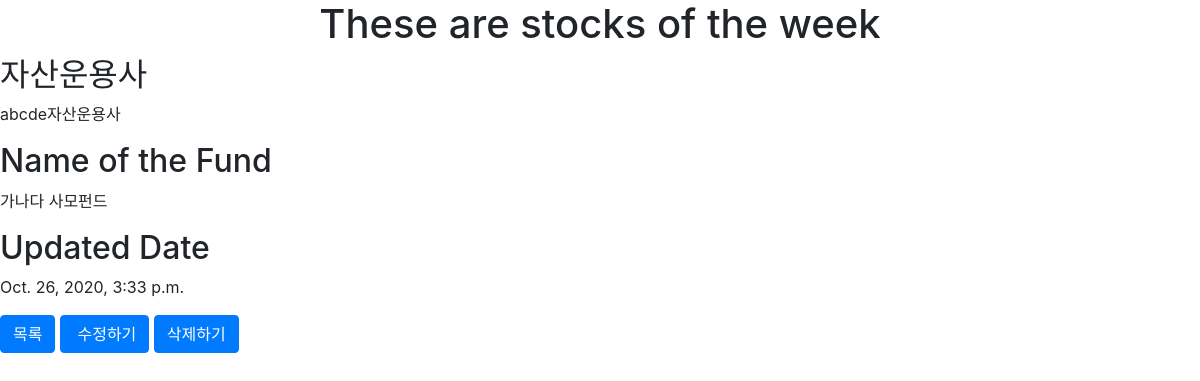
The page /portfolio/1/ on the database its author committed.
### portfolio/models.py (models this page shows, shortened)
class Portfolios(models.Model):
    author = models.CharField(max_length=100)
    body = models.TextField()
    created_at = models.DateTimeField()

### portfolio/views.py (the view)
# urls.py: path('<int:port_id>/', views.detail, name='detail'),
def detail(request, port_id):
    portfolio = Portfolios.objects.get(id=port_id)
    context = {'portfolio': portfolio}
    return render(request, 'portfolio/detail.html', context)

### portfolio/templates/portfolio/detail.html
{% extends "base.html" %}
{% load static %}
{% block style %}
    <link rel="stylesheet" href="{%static 'portfolio/style.css' %}" type="text/css" />
{% endblock %}
{% block content %}
        <box>
        <h1>These are stocks of the week</h1>
        </box>
        {% if portfolio %}
        <h2>자산운용사</h2>
        <p>{{portfolio.author}}</p>
        <h2>Name of the Fund</h2>
        <p>{{portfolio.body}}</p>
        <h2>Updated Date</h2>
        <p>{{portfolio.created_at}}</p>
        {% else %}
            <p>No FUNDS</p>
        {% endif %}
        <a class="btn btn-primary" href="{% url 'portfolio:index' %}">목록</a>
        <a class="btn btn-primary" href="{% url 'portfolio:edit' portfolio.id %}"> 수정하기 </a>
        <a class="btn btn-primary" href="{% url 'portfolio:delete' portfolio.id %}">삭제하기 </a>
{% endblock %}

### static/style.css (style rules this page uses)
* { margin: 0px; padding: 0px; box-sizing: border-box; }

### portfolio/static/portfolio/style.css (style rules this page uses)
box { display: flex; align-items: center; justify-content: center; margin: auto; }
h1 { text-align: center; }

### rows shown on the page
Portfolios: author "abcde자산운용사", body "가나다 사모펀드", created_at "Oct. 26, 2020, 3:33 p.m."
